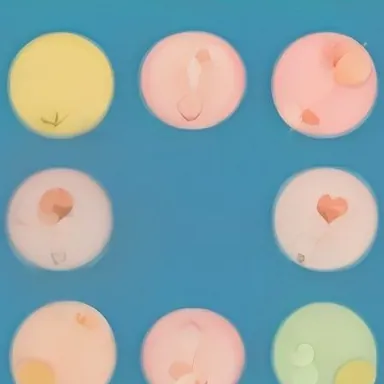
#> input picture img/u4e03.webp, 384 x 384 px
$ python imgpost.py ../img/u4e03.webp ../img/u4e50.webp
#> lines starting #> are read from the running program, lines starting #| are printed output that depends on the picture
#!/usr/bin/env python3
"""imgpost.py —— 图片后处理：可选按 bbox 裁 → 居中裁方 → 缩放到 N×N → 转 WebP

用法：
  python3 tools/imgpost.py <输入图> <输出.webp> [边长=384] [质量=80] [选项]

选项：
  --bbox x,y,w,h       按 0-1000 归一化坐标裁（相对原图宽高）。取 max(w,h)*(1+pad)
                       以中心补成正方；越界则平移，不缩放。
  --pad 0.12           bbox 外扩比例（默认 0.12）
  --no-watermark       跳过「裁掉底部 12%」。Pollinations 免费通道右下角有水印，
                       必须裁；教材扫描图没有水印，裁了反而丢画面 → 一定要加这个参数。
  --auto               没有 bbox 时的兜底：与边缘主色做差分 → Otsu 阈值 → 取最大非背景块

默认行为与改造前完全一致（裁底 12% + 居中裁方），老调用不受影响。
"""
import sys
import os
from PIL import Image, ImageFilter, ImageChops

if len(sys.argv) < 3:
    print(__doc__)
    sys.exit(1)

src, dst = sys.argv[1], sys.argv[2]
rest = sys.argv[3:]

positional = []
bbox = None
pad = 0.12
no_wm = False
auto = False

i = 0
while i < len(rest):
    a = rest[i]
    if a == '--bbox':
        bbox = [float(v) for v in rest[i + 1].split(',')]
        i += 2
    elif a == '--pad':
        pad = float(rest[i + 1]); i += 2
    elif a == '--no-watermark':
        no_wm = True; i += 1
    elif a == '--auto':
        auto = True; i += 1
    else:
        positional.append(a); i += 1

size = int(positional[0]) if len(positional) > 0 else 384
quality = int(positional[1]) if len(positional) > 1 else 80

im = Image.open(src).convert('RGB')
#> im is the input picture: PIL image 384x384 RGB; mean R, G, B 139.2, 164.5, 168.4

# 1) 躲水印（默认开，教材图必须 --no-watermark 关掉）
if not no_wm:
    w, h = im.size
#> w = 384; h = 384
    im = im.crop((0, 0, w, int(h * 0.88)))
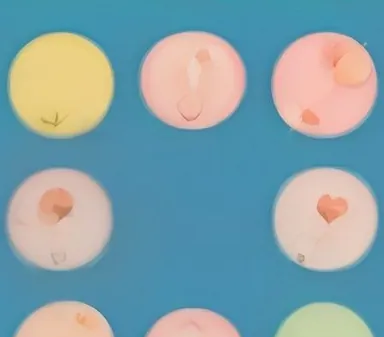
#> im: PIL image 384x337 RGB; mean R, G, B 132.2, 161.8, 168.9

# 2) 裁方
if bbox:
    W, H = im.size
    x, y, bw, bh = [v / 1000.0 * (W if k % 2 == 0 else H) for k, v in enumerate(bbox)]
    s = max(bw, bh) * (1 + pad)
    s = min(s, W, H)                      # 比画布还大就顶到边，不缩放（保清晰度）
    cx, cy = x + bw / 2, y + bh / 2
    left = max(0, min(cx - s / 2, W - s))
    top = max(0, min(cy - s / 2, H - s))
    im = im.crop((int(left), int(top), int(left + s), int(top + s)))
elif auto:
    # 与边缘主色做差分，阈值化后取非背景块的外接框
    g = im.convert('L')
    edge = Image.new('L', im.size, g.getpixel((2, 2)))
    diff = ImageChops.difference(g, edge).filter(ImageFilter.GaussianBlur(2))
    m = diff.point(lambda v: 255 if v > 30 else 0)
    bb = m.getbbox()
    if bb and (bb[2] - bb[0]) > im.size[0] * 0.15 and (bb[3] - bb[1]) > im.size[1] * 0.15:
        w, h = im.size
        bw, bh = bb[2] - bb[0], bb[3] - bb[1]
        s = min(max(bw, bh) * (1 + pad), w, h)
        cx, cy = (bb[0] + bb[2]) / 2, (bb[1] + bb[3]) / 2
        left = max(0, min(cx - s / 2, w - s))
        top = max(0, min(cy - s / 2, h - s))
        im = im.crop((int(left), int(top), int(left + s), int(top + s)))
    # 兜底：自动裁失败就走默认居中裁方
    w, h = im.size
    s = min(w, h)
    im = im.crop(((w - s) // 2, (h - s) // 2, (w - s) // 2 + s, (h - s) // 2 + s))
else:
    w, h = im.size
#> h = 337
    s = min(w, h)
#> s = 337
    im = im.crop(((w - s) // 2, (h - s) // 2, (w - s) // 2 + s, (h - s) // 2 + s))
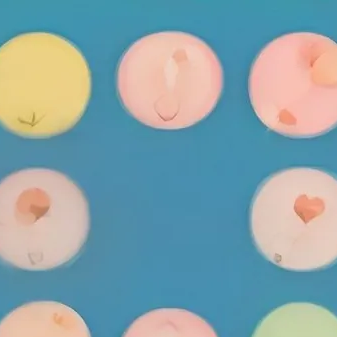
#> im: PIL image 337x337 RGB; mean R, G, B 135.6, 162.9, 168.9

# 3) 缩放 + 转 WebP
im = im.resize((size, size), Image.LANCZOS)
#> im: PIL image 384x384 RGB
im.save(dst, 'WEBP', quality=quality, method=6)
print(f'{dst} {size}x{size} {os.path.getsize(dst)}B')

$ run again, on img/u4e94.webp
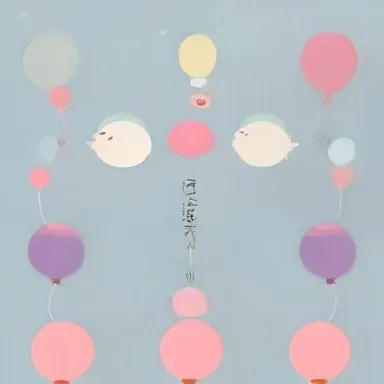
#> input picture img/u4e94.webp, 384 x 384 px
#> im is the input picture: PIL image 384x384 RGB; mean R, G, B 188.4, 191.5, 197.3
#> `im = im.crop((0, 0, w, int(h * 0.88)))`:
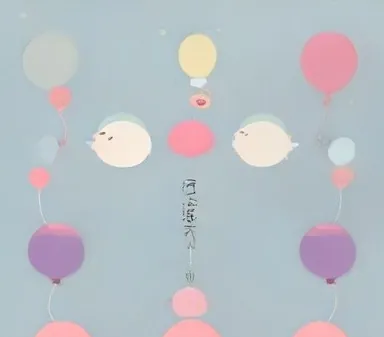
#> im: PIL image 384x337 RGB; mean R, G, B 185.8, 192.3, 198.3
#> `im = im.crop(((w - s) // 2, (h - s) // 2, (w - s) // 2 + s, (h - s) //..`:
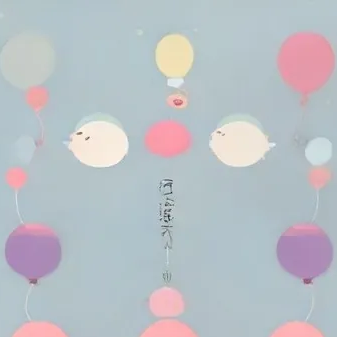
#> im: PIL image 337x337 RGB; mean R, G, B 187, 192, 198

$ run again, on img/u53e0.webp
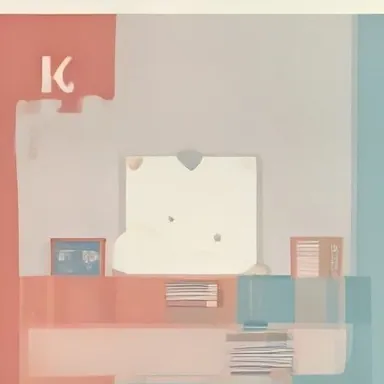
#> input picture img/u53e0.webp, 384 x 384 px
#> im is the input picture: PIL image 384x384 RGB; mean R, G, B 205.8, 187.9, 175.8
#> `im = im.crop((0, 0, w, int(h * 0.88)))`:
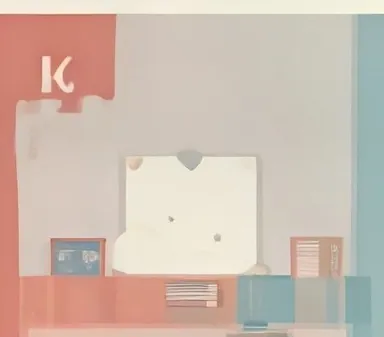
#> im: PIL image 384x337 RGB; mean R, G, B 205.8, 188.6, 176.6
#> `im = im.crop(((w - s) // 2, (h - s) // 2, (w - s) // 2 + s, (h - s) //..`:
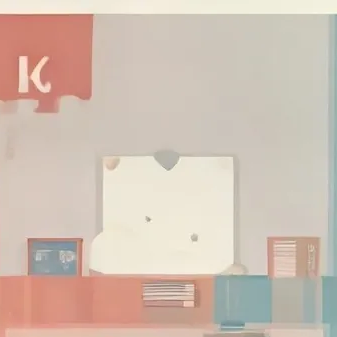
#> im: PIL image 337x337 RGB; mean R, G, B 208.9, 191.9, 179.5
